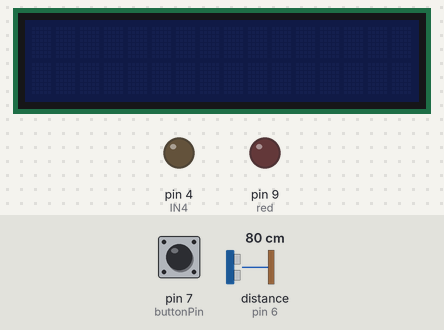
Recording of a sketch running on a simulated Arduino Uno, built with avr-gcc and run on an emulated ATmega328P. On the bench: 16×2 character LCD, output pins drawn as LEDs (lit = HIGH). Inputs (shaded band) come from the test bench; at power-on: pin 7 (buttonPin) LOW, distance to the obstacle (sensor on pin 6) 80 cm. The echo pulse lasts 58.3 µs per cm; pins used as bus, display or sensor lines are not drawn; what the sketch prints to the serial monitor is not drawn.

Above: at 1.2 s.
1.3 s: pin 7 (buttonPin) pulled HIGH for 0.15 s
At 1.42 s:
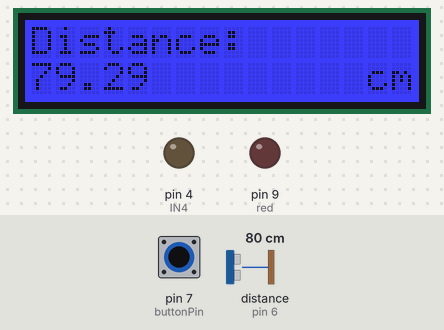
3.0 s: pin 7 (buttonPin) pulled HIGH for 3.2 s
Timing chart, 0 to 6.0 s (numbered marks = the images above; inputs shaded):
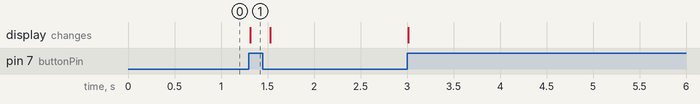

The sketch:

code_arduino.ino
```cpp
// inclusion des bibliothèques et fonction utilisés
#include <LiquidCrystal.h>
#include <Wire.h>
#include "rgb_lcd.h"

rgb_lcd lcd;

// definition de la couleur du background du Backlight RGB
const int colorR = 0;
const int colorG = 0;
const int colorB = 255;

// definition des pins d'entrées
#define IN4  4           // pour le buzzer
const int trigPin = 5;   // pour le pin du Trig du capteur
const int echoPin = 6;   // pour le pin de l'echo du capteur
const int buttonPin = 7; // pour le bouton

// definition des variables
long duration;
int distance = 0;
int red = 9;

void setup() { // Definit des regles avant le fonctionnement
  pinMode(trigPin, OUTPUT); // Definit le trigPin comme sortie
  pinMode(echoPin, INPUT); // Definit le trigPin comme entrée
  pinMode(4, OUTPUT);
  pinMode(red, OUTPUT);
  int buttonPin = 6;
  Serial.begin(9600); // Débute la communication
  lcd.begin(16, 2); //Defini nombre de ligne et col dpour le backlight
  lcd.print("Distance: "); // Message qui apparait sur le backlight
}

void loop() { // Debut de la boucle infinit
  if (digitalRead(buttonPin) == HIGH) { // Active code si bouton est allumée
      lcd.display();
      lcd.setRGB(colorR, colorG, colorB);
      if ((distance < 5) && (distance > 0)) // Les distances sont en cm
      { // Allume le buzzer et le LED constamment
        digitalWrite(IN4, HIGH);
        digitalWrite(red, HIGH);
      }
      else if ((distance > 5) && (distance < 30)) //si distance est comprise entre 5cm et 30cm,
      //la vitesse des intervalles est progressivement décroissante quand plus on s'approche
      {
        digitalWrite(IN4, HIGH); // Allume le buzzer
        delay(10 * (distance - 5)); // Formule buzzer et LED s'allume dependant de la distance
        digitalWrite(IN4, LOW); // Eteint le buzzer
        delay(10 * (distance - 5));
        digitalWrite(red, HIGH); // Allume le LED
        delay(10 * (distance - 5));
        digitalWrite(red, LOW); // Eteint le LED
        delay(10 * (distance - 5));
        delayMicroseconds(2);
      }
      else if (distance > 30) { // Si distance > 30 cm, de buzzer et LED sont éteints
        digitalWrite(IN4, LOW);
        digitalWrite(red, LOW);
      }
      {
      delayMicroseconds(10);
      digitalWrite(trigPin, LOW);
      digitalWrite(trigPin, HIGH);
      delayMicroseconds(10); // Active le trigPin pour 10 microsecondes
      digitalWrite(trigPin, LOW);
      duration = pulseIn(echoPin, HIGH); // Lis le echopin et renvoie la distance en cm
      distance = duration * 0.034 / 2; // Formule pour calc la distance
      Serial.print("Distance: "); // Print ce string dans le terminal
      Serial.println(distance); // Print la distance dans le terminal
      Serial.println("cm"); // Print ce string dans le terminal
      lcd.setCursor(0, 1); // Positionnement du text dans le backlight
      lcd.print(duration * 0.034 / 2); // Formule pour montrer la distance dans blacklight mise a jour a temps réel
      lcd.setCursor(14, 1);
      lcd.print("cm"); //Affiche l'unité des distance dans le backlight
      delay(100);
      }
    }
  if (digitalRead(buttonPin) == LOW) { // Eteindre le programme si bouton n'est pas appuyee
        digitalWrite(IN4, LOW);
        digitalWrite(red, LOW);
        lcd.setRGB(colorR, colorG, 0);
        lcd.noDisplay();
      }
  }
```

Measured:
- after the input at 1.3 s, the display: changes at once (image 1)
